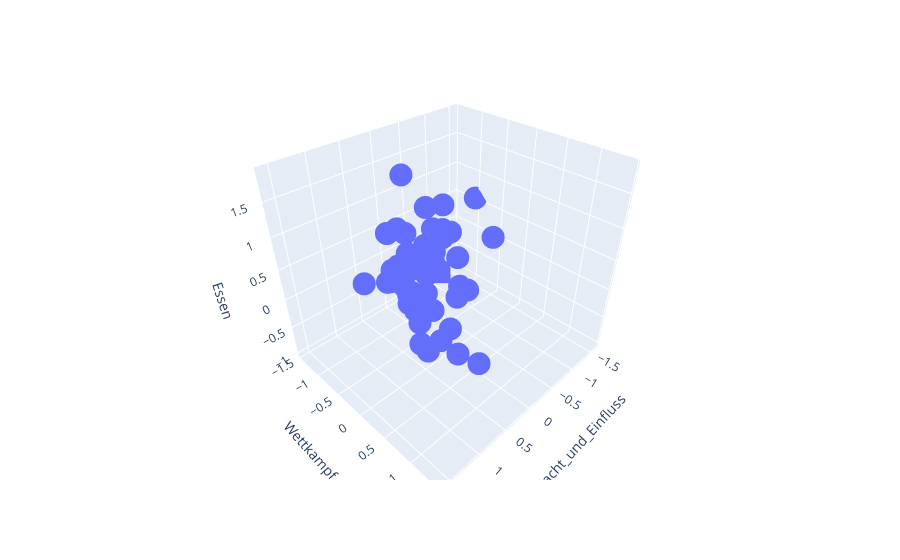

Notebook code cell kept with this figure:
### Markdown cell above
From the heatmap we already see that there is a relative strong correlation between "Macht_und_Einfluss" and "Wettkampf", "Ordnung" and "Eros_und_Schoenheit", "Macht_und_Einfluss" and "Eros_und_Schoenheit", "Essen" and "Neugierde". Therefore, by the law of transitivity, we can first say that "Macht_und_Einfluss", "Wettkampf", "Ordnung", "Eros_und_Schoenheit", "Neugierde" can be grouped together.

### Code cell
# Scatter plot between some features to see if there is any clustering pattern 
fig = px.scatter_3d(data, 
                    x = 'Macht_und_Einfluss',
                    y = 'Wettkampf',
                    z = 'Essen')
fig.show()

### Figure 1 — Plotly figure (JSON) as saved in the notebook; plotly's stock layout.template omitted (floating-point values rounded to 4 significant figures)
{"data": [{"hovertemplate": "Macht_und_Einfluss=%{x}<br>Wettkampf=%{y}<br>Essen=%{z}<extra></extra>", "legendgroup": "", "marker": {"color": "#636efa", "symbol": "circle"}, "mode": "markers", "name": "", "scene": "scene", "showlegend": false, "type": "scatter3d", "x": [-0.4286, 0.2857, 1.286, 1.429, 0, 0.4286, 0.5714, 0.8571, 0.4286, 1.571, 0.8571, 0.5714, 0.8571, 1.429, 0.5714, 1, 0.4286, 0.2857, 1, 0.4286, 0.1429, 0.8571, -1.143, 0.5714, 0.1429, 0.4286, 1.143, -0.2857, -0.2857, 1, 0.2857, 0.2857, 0.1429, -1.571, 0.4286, 0.2857, 0.7143, 1.429, -0.8571, 0.5714, 0.8571, 0.8571, 1.429, -1.143, 1.143, 0.5714, 0.7143, 0.5714, 0.5714], "y": [-0.2857, -0.1429, 0.7143, 0.5714, -0.1429, 0.5714, 0.1429, 0, 0.7143, 0.7143, 0.1429, -0.1429, 0.7143, 0.5714, 0.1429, -0.5714, -0.5714, 0, 0.4286, 0, 0.1429, 0.1429, -1.429, 0.2857, 0, -0.7143, 1, -0.1429, -0.4286, 1.429, -0.5714, -0.7143, -0.7143, -1, 0.1429, 0, 0.8571, 1, 0, 0.1429, 0.1429, 0.5714, 1, -1.429, 0.4286, -0.5714, 0.7143, 0.2857, 0], "z": [-0.4286, 1.429, 1.429, 1.286, 1, -0.4286, 1.143, 1.429, 0.7143, 1.429, 0.5714, 0.2857, 1.714, 1.857, -0.5714, 0.4286, 0.4286, 1.143, 0.5714, 0.5714, 1.143, 1.429, -0.8571, 1, 1, 0.2857, 0.5714, 0.4286, 1.143, 0.4286, 1.714, 0.1429, 0.4286, 0.5714, 1, 0.8571, 1, 0.7143, 0.5714, 0.4286, 0.4286, 0.5714, 1, -1, 1, 1, 0.2857, 1.429, 0.8571]}], "layout": {"legend": {"tracegroupgap": 0}, "margin": {"t": 60}, "scene": {"domain": {"x": [0, 1], "y": [0, 1]}, "xaxis": {"title": {"text": "Macht_und_Einfluss"}}, "yaxis": {"title": {"text": "Wettkampf"}}, "zaxis": {"title": {"text": "Essen"}}}}}
